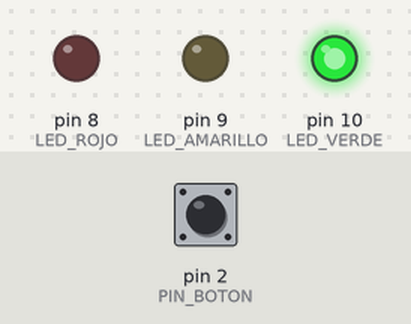
Recording of a sketch running on a simulated Arduino Uno, built with avr-gcc and run on an emulated ATmega328P. On the bench: output pins drawn as LEDs (lit = HIGH). Inputs (shaded band) come from the test bench; at power-on: pin 2 (PIN_BOTON) HIGH.

Above: at 1.2 s.
1.3 s: pin 2 (PIN_BOTON) pulled LOW for 0.15 s
At 2.3 s:
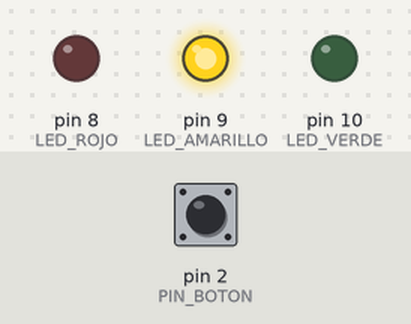
At 3.5 s:
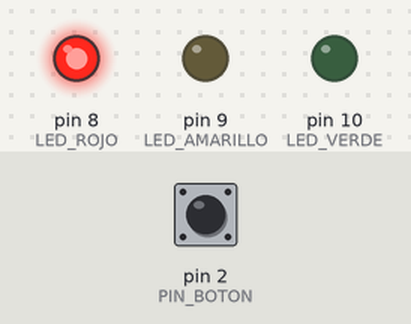
Timing chart, 0 to 9.3 s (numbered marks = the images above; inputs shaded):
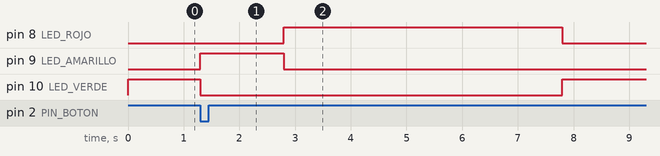

The sketch:

P06_semaforo_con_boton.ino
```cpp
/*
  P06 · Reto de cierre: semáforo con botón para peatones (solución del instructor)   Sesión 3
  ------------------------------------------------------------------
  Qué hace: los autos tienen verde. Si alguien presiona el botón, el semáforo pasa a amarillo,
  luego a rojo para que crucen los peatones, y después vuelve a verde.

  Conexiones: las de P05 (el semáforo de P04 más el botón)
    LED rojo pin 8 · LED amarillo pin 9 · LED verde pin 10  (cada uno con su resistencia de 220 ohm)
    Botón    pin 2 y GND, en patas opuestas (en diagonal)

  Ideas clave:
    - Junta lo de la Sesión 2 (la función luces) con lo de la Sesión 3 (leer el botón con if).
    - Limitación: durante la secuencia el programa está en delay() y no mira el botón. Un toque
      mientras el semáforo está en amarillo o en rojo se pierde. La ampliación X02_semaforo_peatonal
      lo resuelve con millis(): es buena pregunta para el grupo ("¿por qué no hizo caso?").
    - Si se mantiene presionado el botón, la secuencia se repite al terminar.
*/

const int LED_ROJO = 8;
const int LED_AMARILLO = 9;
const int LED_VERDE = 10;
const int PIN_BOTON = 2;

const int TIEMPO_AMARILLO = 1500;   // milisegundos
const int TIEMPO_ROJO = 5000;

// Enciende (HIGH) o apaga (LOW) cada color
void luces(int rojo, int amarillo, int verde) {
  digitalWrite(LED_ROJO, rojo);
  digitalWrite(LED_AMARILLO, amarillo);
  digitalWrite(LED_VERDE, verde);
}

void setup() {
  pinMode(LED_ROJO, OUTPUT);
  pinMode(LED_AMARILLO, OUTPUT);
  pinMode(LED_VERDE, OUTPUT);
  pinMode(PIN_BOTON, INPUT_PULLUP);
}

void loop() {
  luces(LOW, LOW, HIGH);                  // verde fijo: pasan los autos

  if (digitalRead(PIN_BOTON) == LOW) {    // alguien pidió cruzar
    luces(LOW, HIGH, LOW);                // amarillo: aviso
    delay(TIEMPO_AMARILLO);

    luces(HIGH, LOW, LOW);                // rojo: cruzan los peatones
    delay(TIEMPO_ROJO);
  }
}
```

Measured:
- after the input at 1.3 s, pin 8 (LED_ROJO): LOW → HIGH after 1.5 s, → LOW 5.0 s later; pin 9 (LED_AMARILLO): LOW → HIGH at once, → LOW 1.5 s later; pin 10 (LED_VERDE): HIGH → LOW at once, → HIGH 6.5 s later
